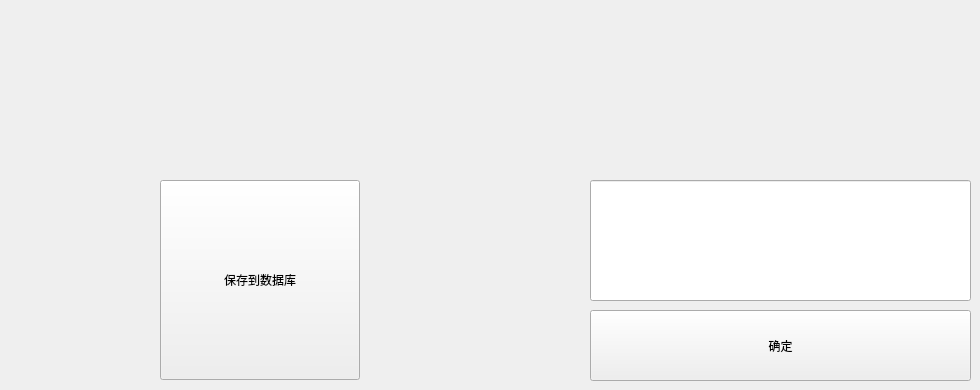
                        <widget class="QWidget" name="tab_setting">
                            <attribute name="title">
                                <string>设置 </string>
                            </attribute>
                            <widget class="QPushButton" name="pb_save">
                                <property name="geometry">
                                    <rect>
                                        <x>160</x>
                                        <y>180</y>
                                        <width>200</width>
                                        <height>200</height>
                                    </rect>
                                </property>
                                <property name="minimumSize">
                                    <size>
                                        <width>200</width>
                                        <height>200</height>
                                    </size>
                                </property>
                                <property name="text">
                                    <string>保存到数据库</string>
                                </property>
                            </widget>
                            <widget class="QLineEdit" name="le_fresh_time">
                                <property name="geometry">
                                    <rect>
                                        <x>590</x>
                                        <y>180</y>
                                        <width>381</width>
                                        <height>121</height>
                                    </rect>
                                </property>
                                <property name="text">
                                    <string />
                                </property>
                                <property name="alignment">
                                    <set>Qt::AlignCenter</set>
                                </property>
                            </widget>
                            <widget class="QPushButton" name="pb_confirm_fresh">
                                <property name="geometry">
                                    <rect>
                                        <x>590</x>
                                        <y>310</y>
                                        <width>381</width>
                                        <height>71</height>
                                    </rect>
                                </property>
                                <property name="text">
                                    <string>确定</string>
                                </property>
                            </widget>
                        </widget>
